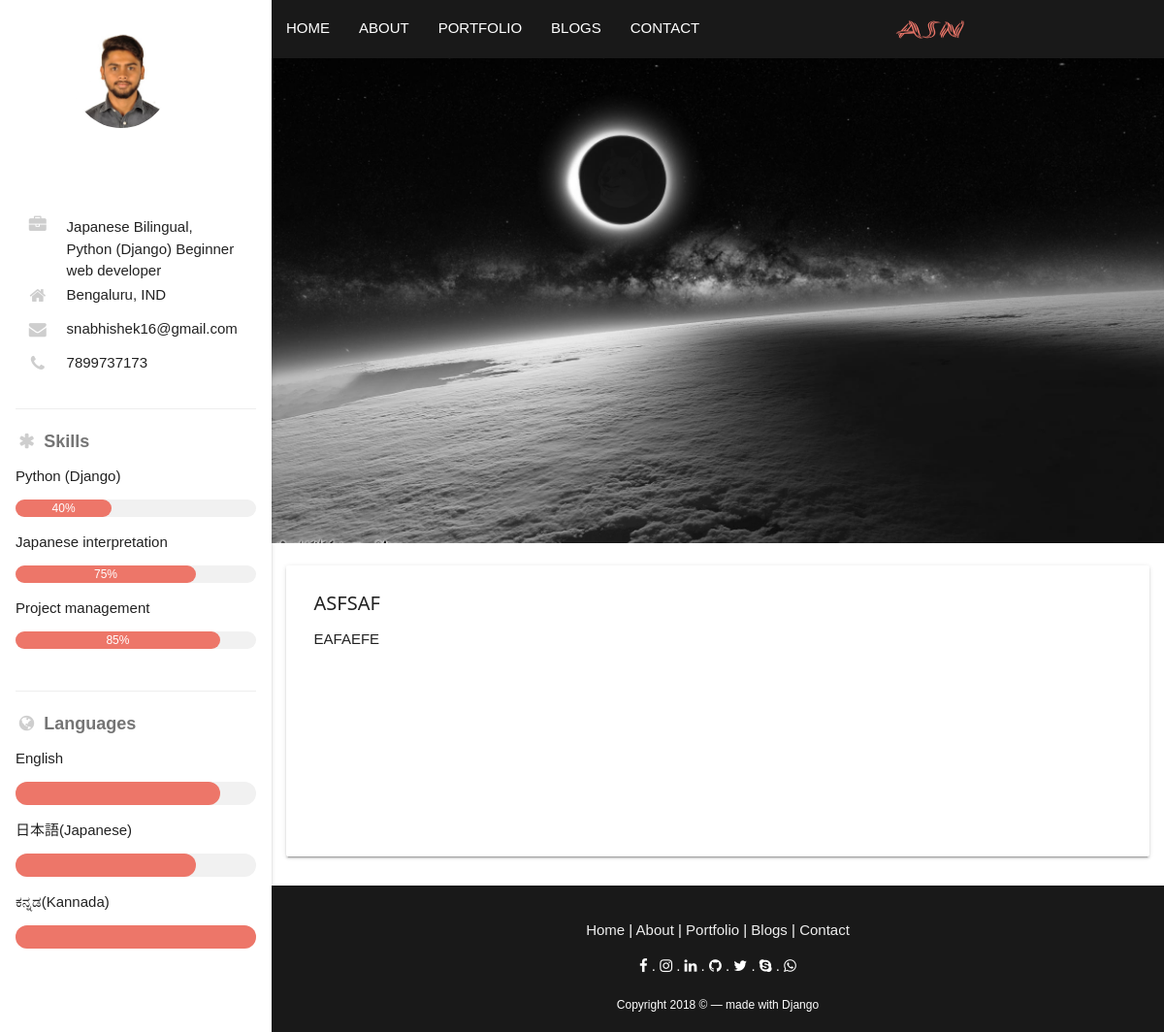
The app's page /portfolio/4, older data.
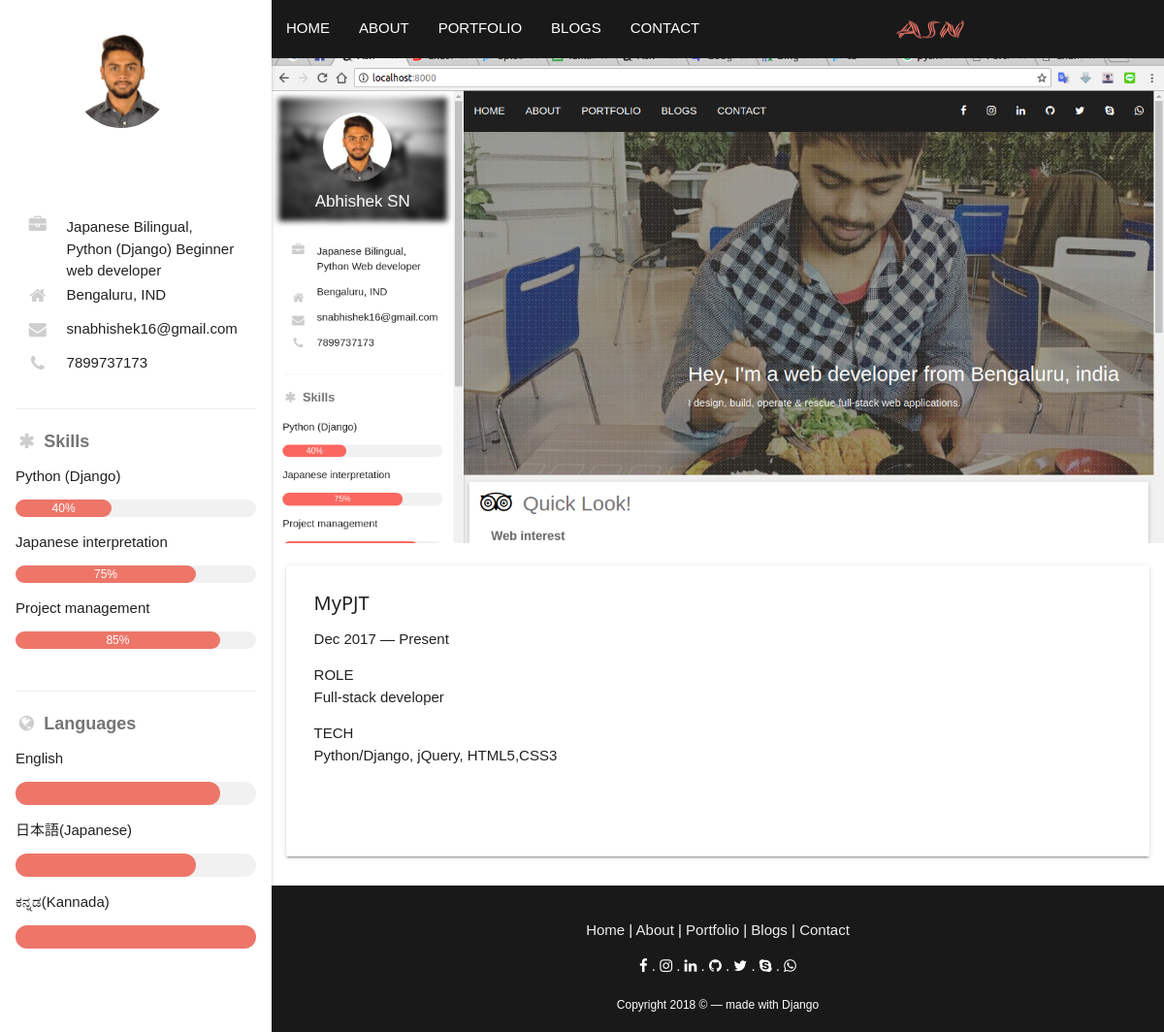
The same page, newer data.
### portfolio/models.py (models this page shows, shortened)
class Portfolio_list(models.Model):
    card_title = models.CharField(max_length=30,null=True)
    content = models.TextField()
    image = models.ImageField(upload_to='portfolio/%y/%m/%d/',null=True)
    posted_on = models.DateTimeField(auto_now=False, auto_now_add=True, null=True)
    updated = models.DateTimeField(auto_now=True, auto_now_add=False, null=True)

### portfolio/views.py (the view)
# urls.py: url(r'^(?P<id>\d+)$',  portfolio_views.port_article,name='port_article'),
def port_article(request, id=None):
    port_article = get_object_or_404(Portfolio_list, id=id)
    context = {
    'port_article' :port_article
    }
    return render(request, 'portfolio/port_article.html', context)

### templates/portfolio/port_article.html (shortened to what this page needs)
{% extends 'base.html' %}
{% load staticfiles %}
{% block content %}
<div class="blog">
    <div class="article-banner row ">
        <div class="article-banner-image valign-wrapper">
            <img src="{{port_article.image.url}}" class="">
        </div>
    </div>
    <div class="blog-content row custom-container">
        <div class="col s12 m8-offset-2 card article">
            <div class="article-container-port">
                 <div class="artice-heading">
                <h4 class="left-align">{{port_article.card_title}}</h4>
            </div>
            <div class="article-content ">
                {{port_article.content | linebreaks}}
            </div>
            </div>
        </div>
    </div>
</div>
    {% endblock content %}

Row changes from the older to the newer data that the page shows:
changed Portfolio_list: image: a different picture; card_title "ASFSAF" → "MyPJT"; content "EAFAEFE" → "Dec 2017 — Present ROLE Full-stack developer TECH Python/Django, jQuery, HTML5,CSS3"
